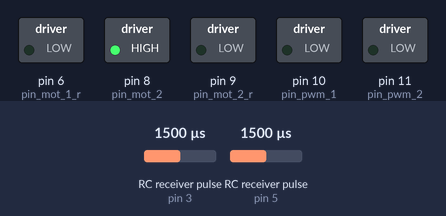
This sketch was run on a simulated Arduino Uno, built with avr-gcc and run on an emulated ATmega328P. On the bench: switched loads named in the sketch (green lamp = pin HIGH). Wiring (inferred from the names in the program): 2 × RC receiver channel: data pin 3 / data pin 5. The inputs (shaded band) are chosen by the test bench; at power-on: RC receiver pulse (sensors on pin 3, pin 5) 1500 µs. Pins used as bus, display or sensor lines are not drawn; what the sketch prints to the serial monitor is not drawn.

Above: at 1.2 s.
1.3 s: RC receiver pulse (sensor on pin 3) set to 1491 µs
At 3.3 s:
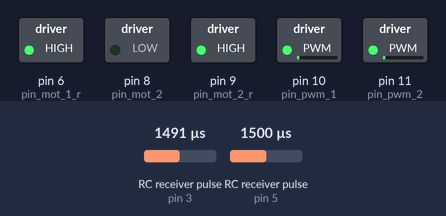
3.6 s: RC receiver pulse (sensor on pin 3) set to 1250 µs
At 4.7 s:
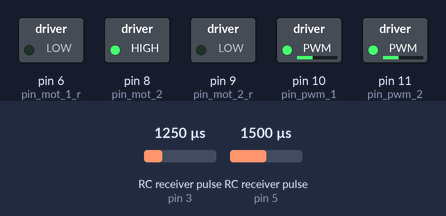
5.7 s: RC receiver pulse (sensor on pin 3) set to 1289 µs
At 7.1 s:
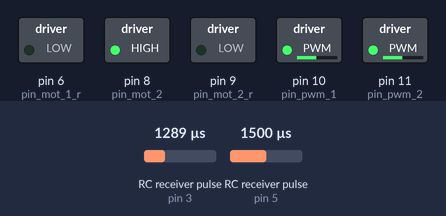
7.9 s: RC receiver pulse (sensor on pin 3) set to 1312 µs
At 9.4 s:
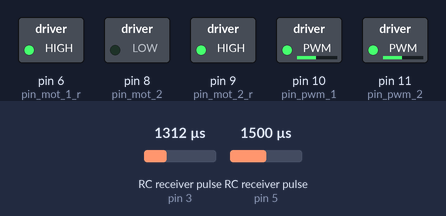
10.0 s: RC receiver pulse (sensor on pin 3) set to 1980 µs
At 11.8 s:
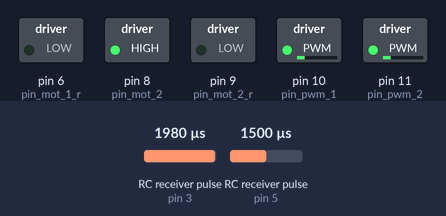
Timing chart, 0 to 13.1 s (numbered marks = the images above; inputs shaded):
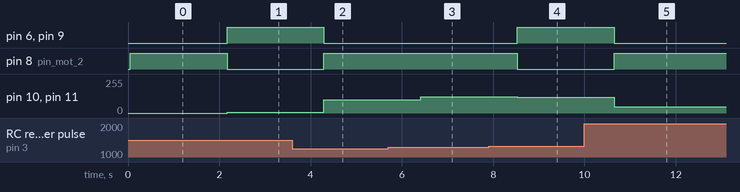

Measured:
- the behaviour switches between 1499 and 1498 µs on RC receiver pulse (sensor on pin 3) (found by bisection; images 0 and 1)
- the behaviour switches between 1298 and 1299 µs on RC receiver pulse (sensor on pin 3) (found by bisection; images 3 and 4)
- after the input at 1.3 s, pin 6 (pin_mot_1_r), pin 9 (pin_mot_2_r): LOW → HIGH after 0.87 s; pin 8 (pin_mot_2): HIGH → LOW after 0.87 s; pin 10 (pin_pwm_1), pin 11 (pin_pwm_2): 0/255 → 6/255 after 0.87 s
- after the input at 3.6 s, pin 6 (pin_mot_1_r), pin 9 (pin_mot_2_r): HIGH → LOW after 0.69 s; pin 8 (pin_mot_2): LOW → HIGH after 0.69 s; pin 10 (pin_pwm_1), pin 11 (pin_pwm_2): 6/255 → 98/255 after 0.69 s
- after the input at 5.7 s, pin 10 (pin_pwm_1), pin 11 (pin_pwm_2): 98/255 → 123/255 after 0.71 s
- after the input at 7.9 s, pin 6 (pin_mot_1_r), pin 9 (pin_mot_2_r): LOW → HIGH after 0.63 s; pin 8 (pin_mot_2): HIGH → LOW after 0.63 s; pin 10 (pin_pwm_1), pin 11 (pin_pwm_2): 123/255 → 120/255 after 0.63 s
- after the input at 10.0 s, pin 6 (pin_mot_1_r), pin 9 (pin_mot_2_r): HIGH → LOW after 0.65 s; pin 8 (pin_mot_2): LOW → HIGH after 0.65 s; pin 10 (pin_pwm_1), pin 11 (pin_pwm_2): 120/255 → 48/255 after 0.65 s

The sketch:

torquebelico.ino
```cpp
#define CH1 3
#define CH2 5

int pin_mot_1 = 5;
int pin_mot_1_r = 6;

int pin_mot_2 = 8;
int pin_mot_2_r = 9;

int pin_pwm_1 = 10;
int pin_pwm_2 = 11;

int empuje = 0;
int direccion = 0;

int M1 = 0;
int M2 = 0;

// Read the number of a given channel and convert to the range provided.
// If the channel is off, return the default value
int readChannel(int channelInput, int minLimit, int maxLimit, int defaultValue){
  int ch = pulseIn(channelInput, HIGH, 30000);
  if (ch < 100) return defaultValue;
  return map(ch, 1100, 1900, minLimit, maxLimit);
}

// Read the channel and return a boolean value
bool readSwitch(byte channelInput, bool defaultValue){
  int intDefaultValue = (defaultValue)? 100: 0;
  int ch = readChannel(channelInput, 0, 100, intDefaultValue);
  return (ch > 50);
}

void setup() {
  // put your setup code here, to run once:
  Serial.begin(9600);
  pinMode(CH1, INPUT);
  pinMode(CH2, INPUT);
  pinMode(pin_mot_1, OUTPUT);
  pinMode(pin_mot_1_r, OUTPUT);
  pinMode(pin_mot_2, OUTPUT);
  pinMode(pin_mot_2_r, OUTPUT);
  pinMode(pin_pwm_1, OUTPUT);
  pinMode(pin_pwm_2, OUTPUT);
}

void loop() {
  // put your main code here, to run repeatedly:

  empuje = readChannel(CH1, -255, 255, 0);
  direccion = readChannel(CH2, -255, 255, 0);


  // calcular empuje para cada motor
  if (abs(empuje) > 100){
  // caso 1: empuje alto => manda empuje

    M1 = min(255, 255 + direccion)*empuje/255;
    M2 = min(255, 255 - direccion)*empuje/255;
  }

  else {

  // caso 2: empuje bajo => manda direccion
    M1 = direccion/2 + empuje;
    M2 = -direccion/2 + empuje;
  }

  //mandar señal correspondiente
  digitalWrite(pin_mot_1, (M1>=0));
  digitalWrite(pin_mot_1_r, (M1<0));
  digitalWrite(pin_mot_2, (M2>=0));
  digitalWrite(pin_mot_2_r, (M2<0));

  analogWrite(pin_pwm_1, abs(M1));
  analogWrite(pin_pwm_2, abs(M2));

  //


  Serial.print("CH1: ");
  Serial.println(pulseIn(CH1, HIGH));

  Serial.print("CH2: ");
  Serial.println(pulseIn(CH2, HIGH));
}
```
